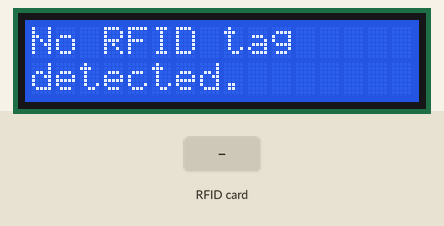
A sketch run on a simulated Arduino Uno, built with avr-gcc and run on an emulated ATmega328P. Parts: 16×2 character LCD. The test bench sets the inputs (shaded band).

Above: at 1.3 s.
1.4 s: RFID card 5E 7A 19 C4 held to the reader
At 2.6 s:
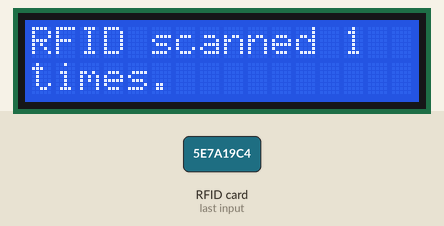
Timing chart, 0 to 4.4 s (numbered marks = the images above; inputs shaded):
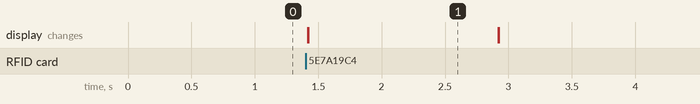

The sketch:

rfid-v-1_0.ino
```cpp
#include <SPI.h>
#include <MFRC522.h>
#include <LiquidCrystal.h>

#define RST_PIN         9
#define SS_PIN          10

MFRC522 mfrc522(SS_PIN, RST_PIN);
LiquidCrystal lcd(7, 6, 5, 4, 3, 2);

MFRC522::MIFARE_Key key;
MFRC522::PICC_Type piccType;

const byte sector         = 1;
const byte blockAddr      = 4;
const byte trailerBlock   = 7;

#define STATE_READ_NEXT			1
#define STATE_DISPLAY_COUNTER	2
#define STATE_RESET_COUNTER		3
#define STATE_DISPLAY_ERROR 	4

const int stateDelayInMillis = 1500;

int currentState = STATE_READ_NEXT;
unsigned long currentStateSinceMillis = 0;
const char * errorInfo;

byte dataBuffer[18];
byte dataBufferSize;
const byte resetReadCounterThreshold = 3;


void setup() {
    Serial.begin(9600);

    // init SPI and MFRC522 library
    SPI.begin();			// Init SPI bus
    mfrc522.PCD_Init();		// Init MFRC522

    // Prepare the key (used both as key A and as key B)
    // using FFFFFFFFFFFFh which is the default at chip delivery from the factory
    for (byte i = 0; i < 6; i++) {
        key.keyByte[i] = 0xff;
    }

    // Prepare data buffer we use for read/write operations
    dataBufferSize = sizeof(dataBuffer) / sizeof(dataBuffer[1]);
    for(byte i = 0; i < dataBufferSize; i++) {
        dataBuffer[i] = 0;
    }

    lcd.begin(16, 2);
}

void loop() {

    //dump_picc_to_serial();
    //return;

    unsigned long currentMillis = millis();

    switch(currentState) {
        case STATE_READ_NEXT:
            lcd.setCursor(0,0);
            lcd.write("No RFID tag ");
            lcd.setCursor(0,1);
            lcd.write("detected.");
            mfrc522_updateCounter();
            break;
        case STATE_DISPLAY_COUNTER:
            if((currentMillis - currentStateSinceMillis) < stateDelayInMillis) {
                lcd.setCursor(0, 0);
                lcd.write("RFID scanned ");
                lcd.setCursor(13, 0);
                String scanCount = String(dataBuffer[0]);
                lcd.write(scanCount.c_str());
                lcd.setCursor(0, 1);
                lcd.write("times.");
            } else {
                currentState = STATE_READ_NEXT;
                currentStateSinceMillis = millis();
                lcd.clear(); // prepare for new message
            }
            break;
        case STATE_RESET_COUNTER:
            if((currentMillis - currentStateSinceMillis) < stateDelayInMillis) {
                lcd.setCursor(0, 0);
                lcd.write("Reset scan");
                lcd.setCursor(0, 1);
                lcd.write("counter.");
            } else {
                currentState = STATE_READ_NEXT;
                currentStateSinceMillis = millis();
                lcd.clear(); // prepare for new message
            }
            break;
        case STATE_DISPLAY_ERROR:
            if((currentMillis - currentStateSinceMillis) < stateDelayInMillis) {
                lcd.setCursor(0, 0);
                lcd.write(errorInfo);
            } else {
                currentState = STATE_READ_NEXT;
                currentStateSinceMillis = millis();
                errorInfo = ""; // clear error msg
                lcd.clear(); // prepare for new message
            }
            break;
        default:
            break; // NoP
    }
}

void mfrc522_updateCounter() {

    if (!mfrc522.PICC_IsNewCardPresent()) {
        return;
    }

    if (!mfrc522.PICC_ReadCardSerial()) {
        return;
    }

    piccType = mfrc522.PICC_GetType(mfrc522.uid.sak);

    // Check for compatibility
    if (    piccType != MFRC522::PICC_TYPE_MIFARE_MINI
        &&  piccType != MFRC522::PICC_TYPE_MIFARE_1K
        &&  piccType != MFRC522::PICC_TYPE_MIFARE_4K) {
            currentState = STATE_DISPLAY_ERROR;
            currentStateSinceMillis = millis();
            errorInfo = "Invalid RFID tag";
            lcd.clear(); // prepare for new message
            return;
    }

    if(!mfrc522_auth()) {
        return;
    }

    MFRC522::StatusCode status;

    //Read data from the block
    status = (MFRC522::StatusCode) mfrc522.MIFARE_Read(blockAddr, dataBuffer, &dataBufferSize);

    if (status != MFRC522::STATUS_OK) {
        currentState = STATE_DISPLAY_ERROR;
        currentStateSinceMillis = millis();
        errorInfo = "RFID read fail";
        lcd.clear(); // prepare for new message
        halt_picc_communication();
        return;
    }

    dataBuffer[0]++;

    boolean isReset = false;
    if(dataBuffer[0] > resetReadCounterThreshold) {
        dataBuffer[0] = 0;
        isReset = true;
    }

    if(!mfrc522_auth()) {
        return;
    }

    status = (MFRC522::StatusCode) mfrc522.MIFARE_Write(blockAddr, dataBuffer, 16);
    if (status != MFRC522::STATUS_OK) {
        currentState = STATE_DISPLAY_ERROR;
        currentStateSinceMillis = millis();
        errorInfo = "RFID write fail";
        lcd.clear(); // prepare for new message
        halt_picc_communication();
        return;
    }

    if(isReset) {
        currentState = STATE_RESET_COUNTER;
        currentStateSinceMillis = millis();
        lcd.clear(); // prepare for new message
        halt_picc_communication();
        return;
    }

    currentState = STATE_DISPLAY_COUNTER;
    currentStateSinceMillis = millis();
    lcd.clear(); // prepare for new message
    halt_picc_communication();
}

boolean mfrc522_auth() {

    // Authenticate using key A
    MFRC522::StatusCode status = (MFRC522::StatusCode) mfrc522.PCD_Authenticate(MFRC522::PICC_CMD_MF_AUTH_KEY_A, trailerBlock, &key, &(mfrc522.uid));

    if (status != MFRC522::STATUS_OK) {
        currentState = STATE_DISPLAY_ERROR;
        currentStateSinceMillis = millis();
        errorInfo = "RFID auth fail";
        lcd.clear(); // prepare for new message
        return false;
    }
    return true;
}


/**
 * Dump EEPROM to serial.
 **/
void dump_picc_to_serial() {
    if ( ! mfrc522.PICC_IsNewCardPresent()) {
        return;
    }

    if ( ! mfrc522.PICC_ReadCardSerial()) {
        return;
    }

    mfrc522.PICC_DumpToSerial(&(mfrc522.uid));
}

/**
 * After this was executed you are required to remove the PICC from PCD before
 * next read can happen.
 **/
void  halt_picc_communication() {
    mfrc522.PICC_HaltA();
    mfrc522.PCD_StopCrypto1();
}
```

Measured:
- after the input at 1.4 s, the display: first changes at once (image 1 shows a later state)
- what the display in image 1 shows lasts 1.5 s, from 1.4 s to 2.9 s
